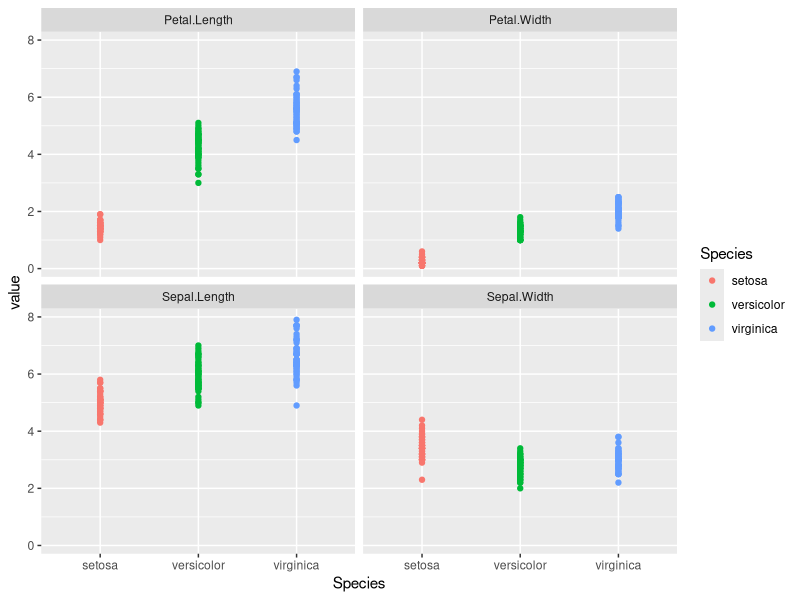
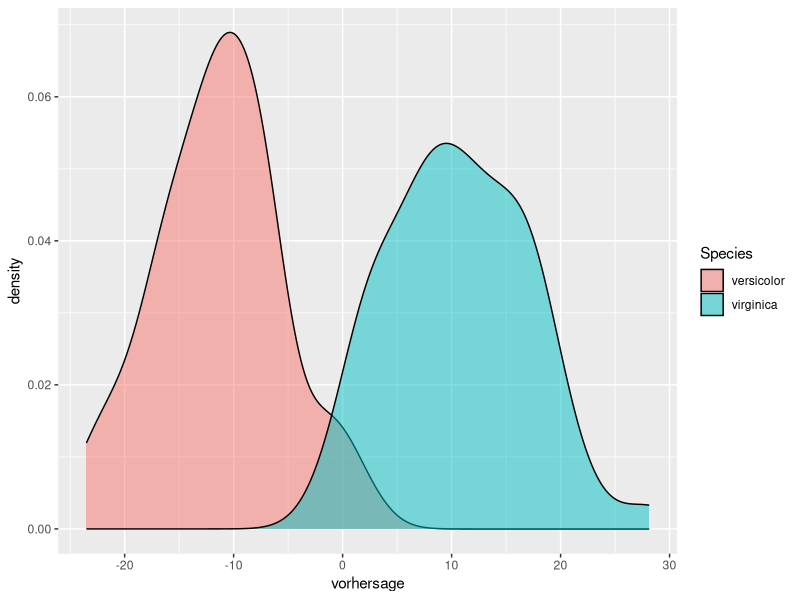
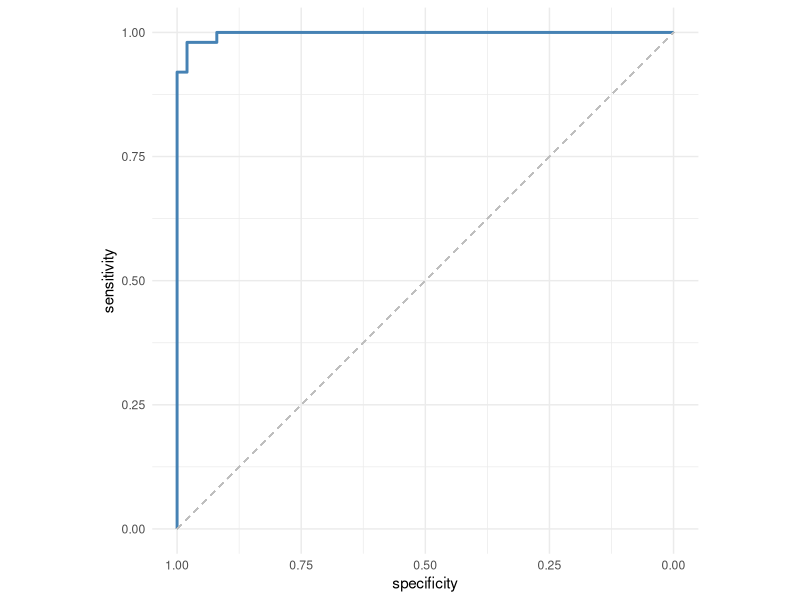

These figures' R source, in order:
## ---- chunk 1
library(tidyverse)
## ---- chunk 2
data("iris")
str(iris)
## ---- chunk 3
iris %>% 
  pivot_longer(-Species, names_to = "variable") %>% 
  ggplot(aes(x = Species, y = value, color = Species)) +
    geom_point() +
    facet_wrap(vars(variable))
## ---- chunk 4
library(broom)
library(caret)
library(e1071)
library(randomForest)
library(class)
library(pROC)
## ---- chunk 5
# Die Zielvariable befindet sich dabei stets auf der linken Seite,
# die Einflussvariablen rechts.
my.formula <- Petal.Width ~ Petal.Length + Sepal.Length + Sepal.Width

# zur Vereinfachung kann ein Punkt genutzt werden, der alle Variblen eines
# Dataframes mit Ausnahme der links definierten Zielvariable referenziert
my.formula <- Petal.Width ~ .
## ---- chunk 6
fit <- lm(formula = my.formula, data = iris)
summary(fit)
## ---- chunk 7
# Überschreibt die Variable my.formula von oben
my.formula <- Species ~ .
## ---- chunk 8
# Erstellen einer Teilmenge des Datensatzes mit nur zwei Spezies
iris_small <- iris %>%
  filter(Species %in% c("virginica", "versicolor")) %>%
  # da die Variable Species weiterhin als Factor mit drei Level
  # angelegt wäre, nutzen wir die droplevels()-Funktion, um
  # Fehler zu vermeiden.
  droplevels()

# family = "binomial" gibt hier an, dass nur eine binäre Entscheidung zu treffen ist
fit <- glm(my.formula, data = iris_small, family = "binomial")
## ---- chunk 9
# wir nutzen hier die add_column()-Funktion aus dem tidyverse
# und die predict()-Funktion um Werte mithilfe eines Modells
# zu berechnen
iris_small_augmented <- iris_small %>% 
  add_column(vorhersage = predict(fit))

# ein Blick in die ersten Zeilen der Daten
head(iris_small_augmented)

# eine einfache Visualisierung
iris_small_augmented %>% 
  ggplot(aes(x = vorhersage, fill = Species)) +
    geom_density(alpha = 0.5)
## ---- chunk 10
roc(iris_small_augmented$Species, iris_small_augmented$vorhersage)

roc(iris_small_augmented$Species, iris_small_augmented$vorhersage) %>% 
  ggroc(color = "steelblue", size = 1) +
    geom_segment(aes(x = 1, xend = 0, y = 0, yend = 1),
                 color="grey", linetype="dashed") +
    theme_minimal() +
    coord_fixed()
